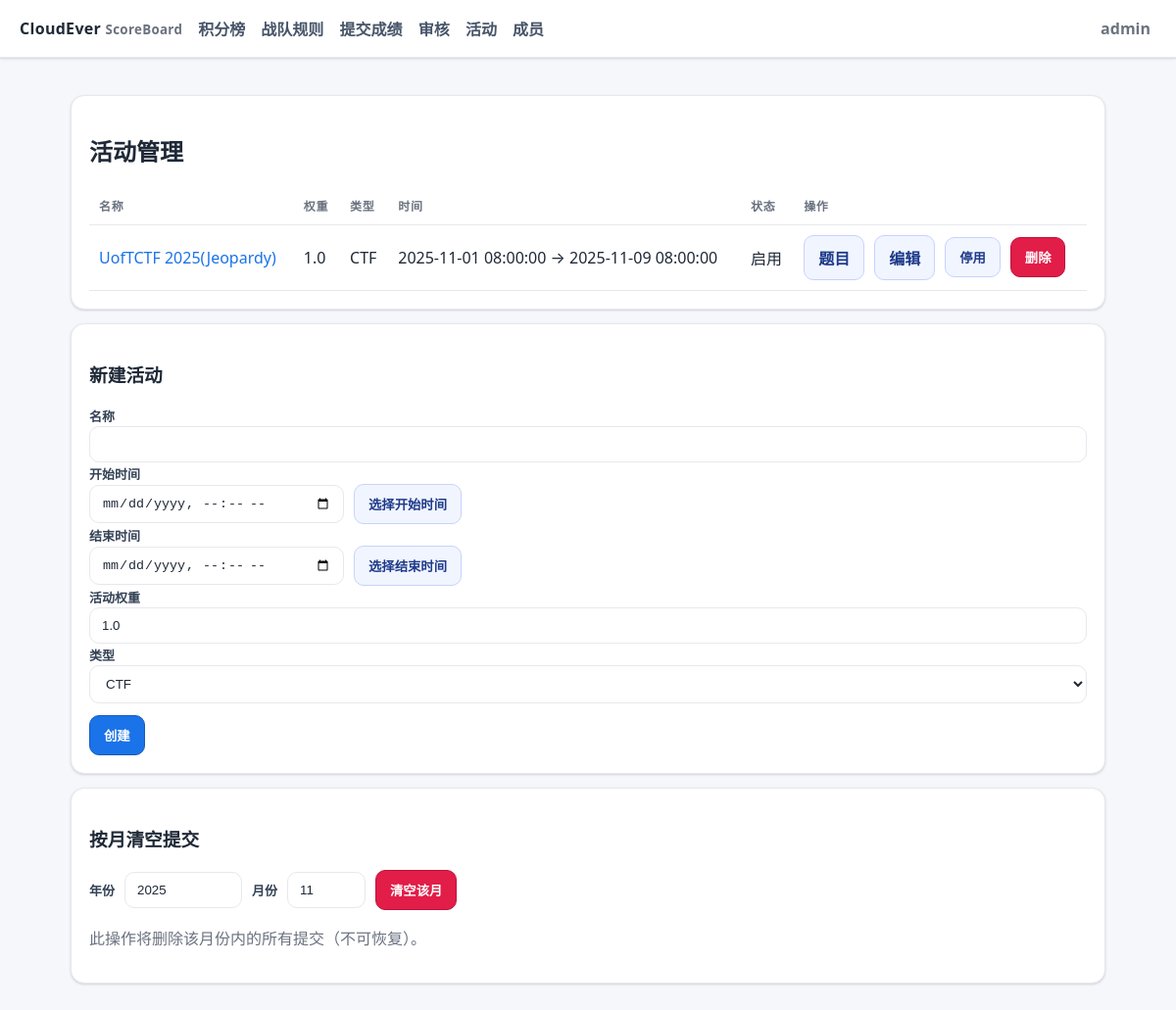
The app's page /admin/events (signed in) with its own data.
### ceboard/models.py (models this page shows)
class User(Base):
    __tablename__ = "users"
    id = Column(Integer, primary_key=True)
    username = Column(String, unique=True, nullable=False)
    password_hash = Column(String, nullable=False)
    role = Column(String, default="member")  # 'admin' or 'member'
    team_type = Column(String, default="sub")  # 'main' or 'sub'
    is_active = Column(Boolean, default=True)
    avatar_filename = Column(String, nullable=True)
    submissions = relationship("Submission", back_populates="user")

class Event(Base):
    __tablename__ = "events"
    id = Column(Integer, primary_key=True)
    name = Column(String, nullable=False)
    start_time = Column(DateTime(timezone=True))
    end_time = Column(DateTime(timezone=True))
    weight = Column(Float, default=1.0)
    is_reproduction = Column(Boolean, default=False)
    is_active = Column(Boolean, default=True)
    challenges = relationship("Challenge", back_populates="event", cascade="all,delete")
    submissions = relationship("Submission", back_populates="event")

### ceboard/routers/admin.py (the view)
@router.get("/admin/events", response_class=HTMLResponse)
def admin_events(request: Request, db = Depends(get_db), current_user = Depends(get_current_user)):
    require_admin(current_user)
    events = db.query(Event).all()
    now = datetime.now(TZ)
    return render_template("admin_events.html", title="活动管理", current_user=current_user, events=events, year=now.year, month=now.month)

### templates/admin_events.html (shortened to what this page needs)
{% extends 'base.html' %}
{% block content %}
<div class="card">
  <h2>活动管理</h2>
  <table>
    <thead><tr><th>名称</th><th>权重</th><th>类型</th><th>时间</th><th>状态</th><th>操作</th></tr></thead>
    <tbody>
    {% for e in events %}
      <tr>
  <td><a href="/admin/events/{{ e.id }}">{{ e.name }}</a></td>
        <td>{{ e.weight }}</td>
        <td>{% if e.is_reproduction %}复现{% else %}CTF{% endif %}</td>
        <td>{{ e.start_time }} → {{ e.end_time }}</td>
        <td>{{ '启用' if e.is_active else '停用' }}</td>
        <td class="row">
          <a class="btn secondary" href="/admin/events/{{ e.id }}/challenges">题目</a>
          <a class="btn secondary" href="/admin/events/{{ e.id }}/edit">编辑</a>
          <form method="post" action="/admin/events/{{ e.id }}/toggle_active" style="display:inline">
            <button class="btn secondary" type="submit">{{ '停用' if e.is_active else '启用' }}</button>
          </form>
          <form method="post" action="/admin/events/{{ e.id }}/delete" style="display:inline" onsubmit="return confirm('删除活动将不可恢复，且若存在提交将被禁止删除。确认？');">
            <button class="btn warn" type="submit">删除</button>
          </form>
        </td>
      </tr>
    {% else %}
      <tr><td colspan="6" class="muted">暂无活动</td></tr>
    {% endfor %}
    </tbody>
  </table>
</div>
<div class="card">
  <h3>新建活动</h3>
  <form method="post" action="/admin/events/create">
    <label>名称</label>
    <input name="name" required />
    <label>开始时间</label>
    <div class="row">
      <input id="start" name="start" type="datetime-local" style="max-width:260px" />
      <button class="btn secondary" type="button" onclick="document.getElementById('start').showPicker && document.getElementById('start').showPicker()">选择开始时间</button>
    </div>
    <label>结束时间</label>
    <div class="row">
      <input id="end" name="end" type="datetime-local" style="max-width:260px" />
      <button class="btn secondary" type="button" onclick="document.getElementById('end').showPicker && document.getElementById('end').showPicker()">选择结束时间</button>
    </div>
    <label>活动权重</label>
    <input name="weight" value="1.0" />
    <label>类型</label>
    <select name="is_reproduction">
      <option value="0">CTF</option>
    </select>
    <div style="margin-top:12px"><button class="btn" type="submit">创建</button></div>
  </form>
</div>
<div class="card">
  <h3>按月清空提交</h3>
  <form method="post" action="/admin/reset_month" class="row">
    <label>年份</label><input style="max-width:120px" name="year" value="{{ year }}" />
    <label>月份</label><input style="max-width:80px" name="month" value="{{ month }}" />
    <button class="btn warn" type="submit">清空该月</button>
  </form>
  <p class="muted">此操作将删除该月份内的所有提交（不可恢复）。</p>
</div>
{% endblock %}

### templates/base.html (shortened to what this page needs)
<!doctype html>
<html lang="zh-CN">
<head>
</head>
<body>
  <header>
    <div class="brand">CloudEver <small>ScoreBoard</small></div>
    <div class="nav">
  <a href="/">积分榜</a>
      <a href="/rules">战队规则</a>
      <a href="/submit">提交成绩</a>
      {% if current_user and current_user.role == 'admin' %}
        <a href="/admin/review">审核</a>
        <a href="/admin/events">活动</a>
        <a href="/admin/users">成员</a>
      {% endif %}
    </div>
    <div style="margin-left:auto">
      {% if current_user %}
        <div class="user-menu" id="userMenu">
          <div class="user-trigger" id="userTrigger">
            <span class="muted" style="font-weight:600">{{ current_user.username }}</span>
          </div>
        </div>
      {% else %}
        <a class="btn secondary" href="/auth/login">登录</a>
        <a class="btn" style="margin-left:8px" href="/auth/register">注册</a>
      {% endif %}
    </div>
  </header>
  <div class="wrap">
    {% block content %}{% endblock %}
  </div>
</body>
</html>

### templates/base.html (style rules this page uses)
:root { --bg:#f6f7fb; --surface:#ffffff; --border:#e7e8ee; --text:#1f2937; --muted:#6b7280; --accent:#1a73e8; --accent-2:#185abc; --success:#16a34a; --warn:#e11d48; --shadow:0 1px 2px rgba(16,24,40,.06), 0 1px 3px rgba(16,24,40,.1); }
* { box-sizing:border-box }
html,body { height:100% }
body { font-family: ui-sans-serif, system-ui, -apple-system, Segoe UI, Roboto, 'Noto Sans SC', Arial; margin:0; color:var(--text); background:var(--bg); }
header { position:sticky; top:0; z-index:10; display:flex; align-items:center; gap:16px; padding:12px 20px; background:var(--surface); border-bottom:1px solid var(--border); box-shadow: var(--shadow); }
.brand { font-weight:800; letter-spacing:.3px }
.brand small { color:var(--muted); font-weight:600 }
.nav a { margin-right:12px; color:#475569; text-decoration:none; font-weight:600; padding:8px 0 }
.wrap { max-width:1100px; margin:0 auto; padding:24px 22px }
.card { position:relative; margin:14px 0; padding:18px 18px; background:var(--surface); border:1px solid var(--border); border-radius:14px; box-shadow: var(--shadow); }
.row { display:flex; gap:10px; align-items:center; flex-wrap:wrap }
.muted { color:var(--muted) }
a { color:var(--accent); text-decoration:none }
.btn { display:inline-flex; align-items:center; justify-content:center; gap:8px; background:var(--accent); color:#fff; font-weight:700; border:1px solid var(--accent-2); padding:10px 14px; border-radius:10px; cursor:pointer }
.btn.secondary { background:#f1f5ff; color:#1e3a8a; border:1px solid #c7d2fe }
.btn.warn { background:var(--warn); color:#fff; border-color:#be123c }
input,select,textarea { width:100%; padding:10px 12px; border-radius:10px; border:1px solid var(--border); background:#fff; color:var(--text) }
label { font-weight:700; font-size:13px; color:#334155 }
table { width:100%; border-collapse:separate; border-spacing:0; background:#fff }
thead th { font-size:12px; text-transform:uppercase; letter-spacing:.06em; color:#6b7280 }
th,td { padding:10px 10px; border-bottom:1px solid var(--border); text-align:left }
.user-menu { position:relative }
.user-trigger { display:flex; align-items:center; gap:8px; padding:6px; border-radius:999px; cursor:pointer }

### records on screen
User: username "admin"
Event: name "UofTCTF 2025(Jeopardy)", weight "1.0", is_reproduction "CTF", start_time "2025-11-01 08:00:00", end_time "2025-11-09 08:00:00", is_active "启用", is_active "停用"
